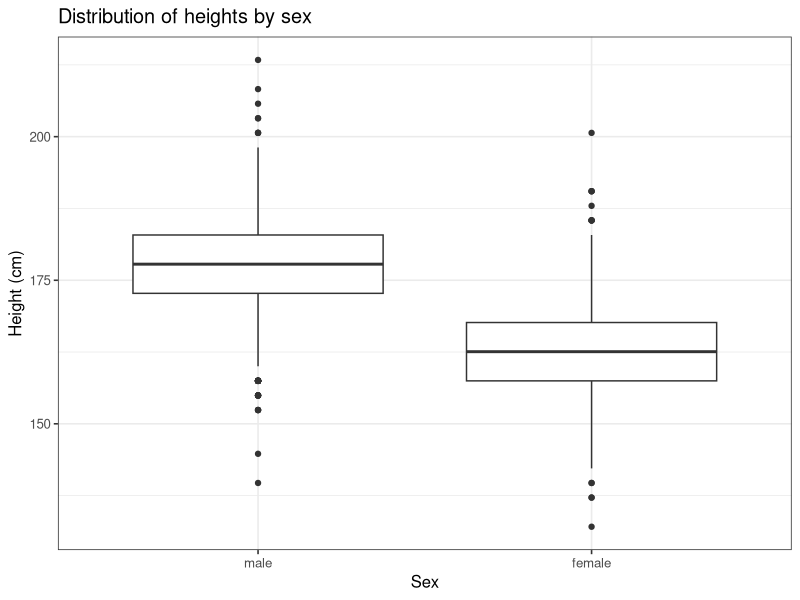
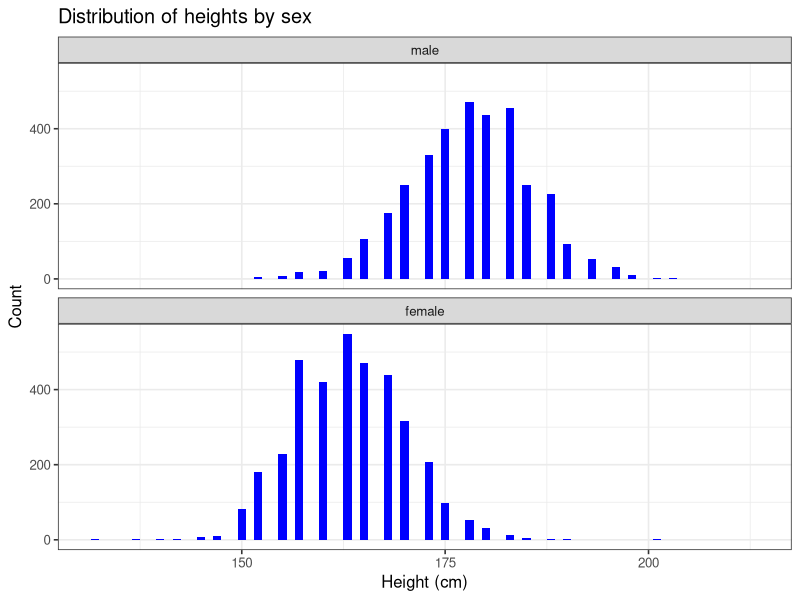
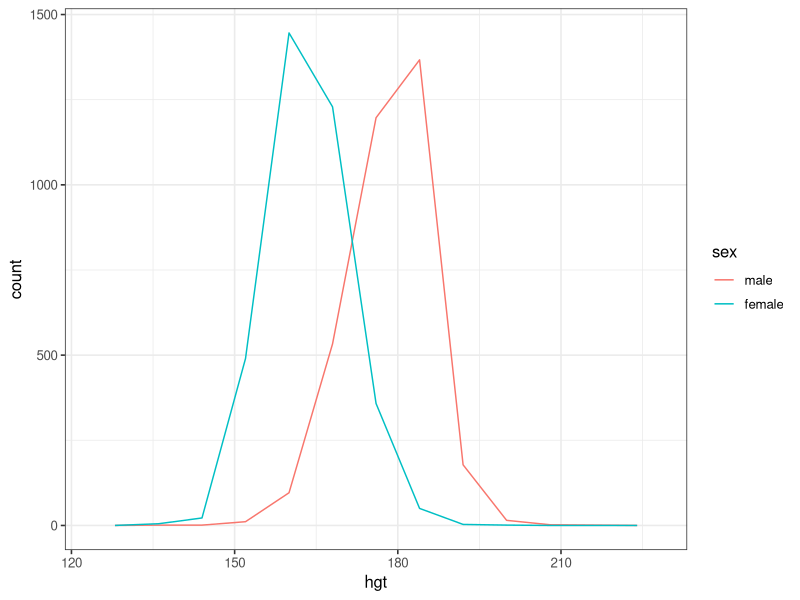
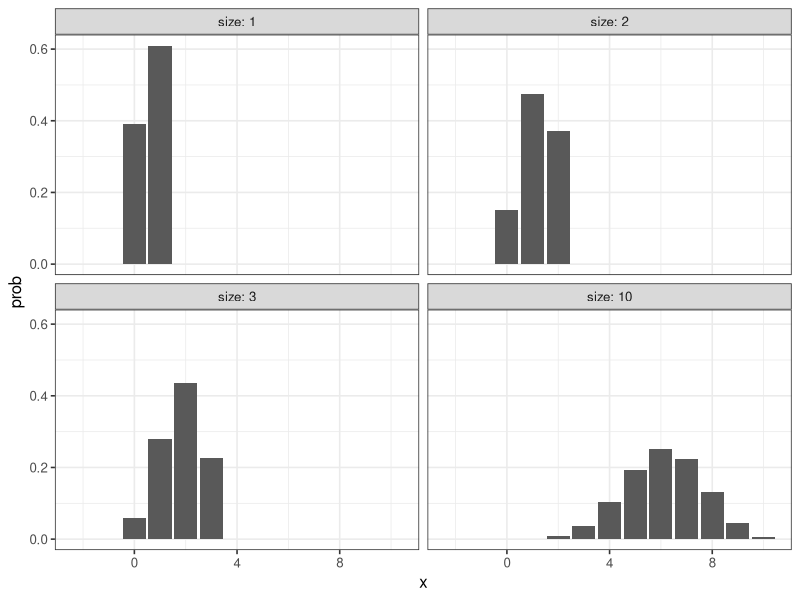
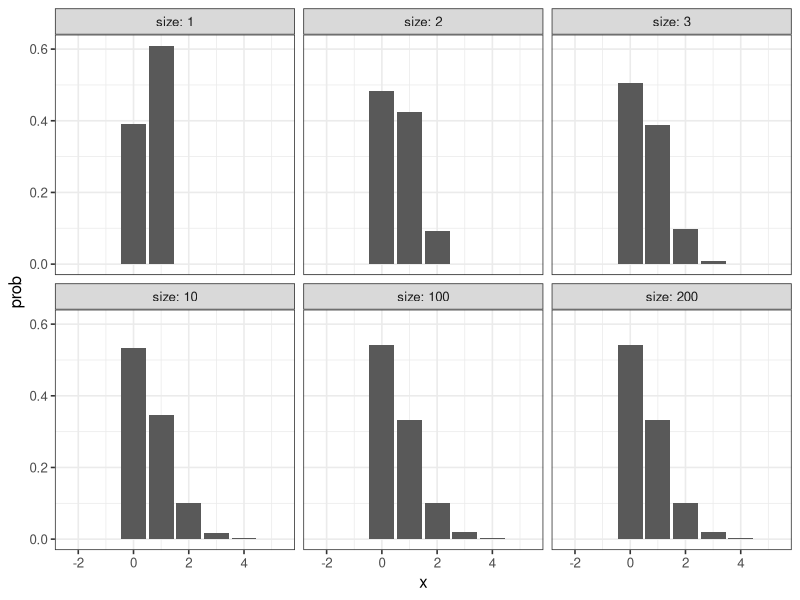
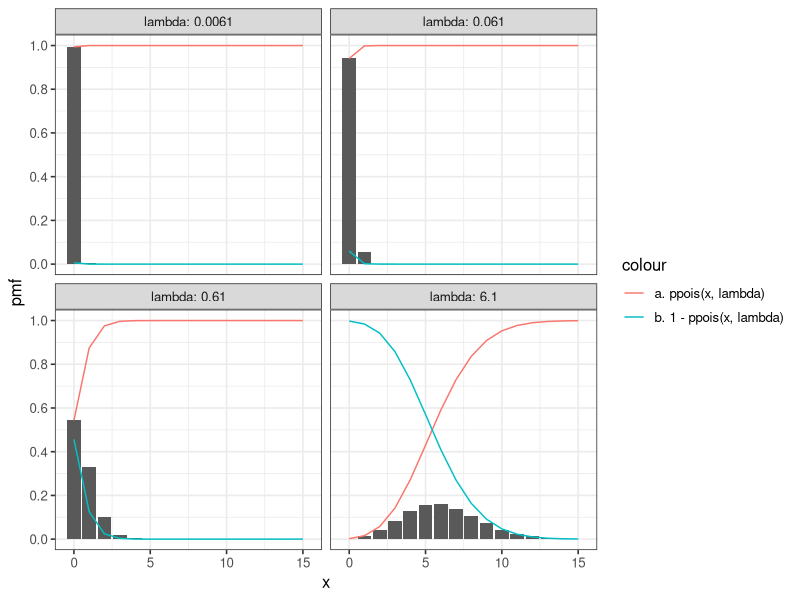
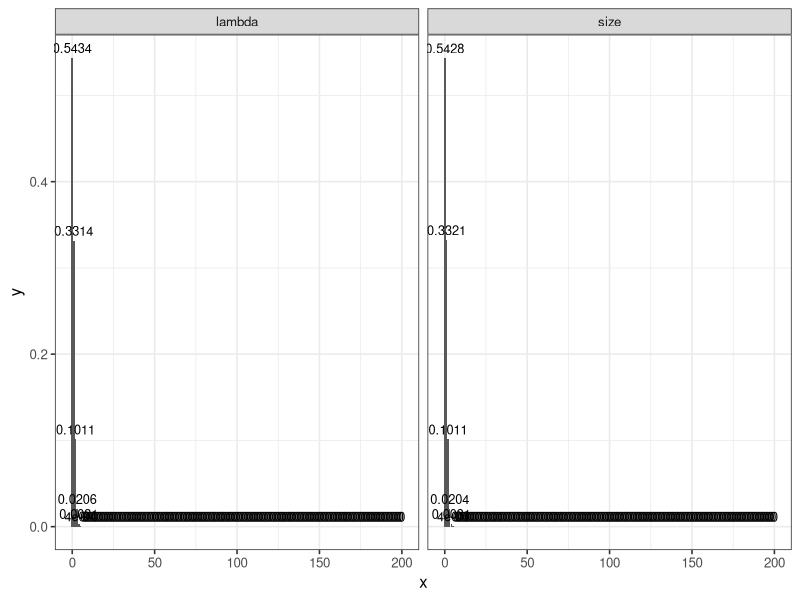
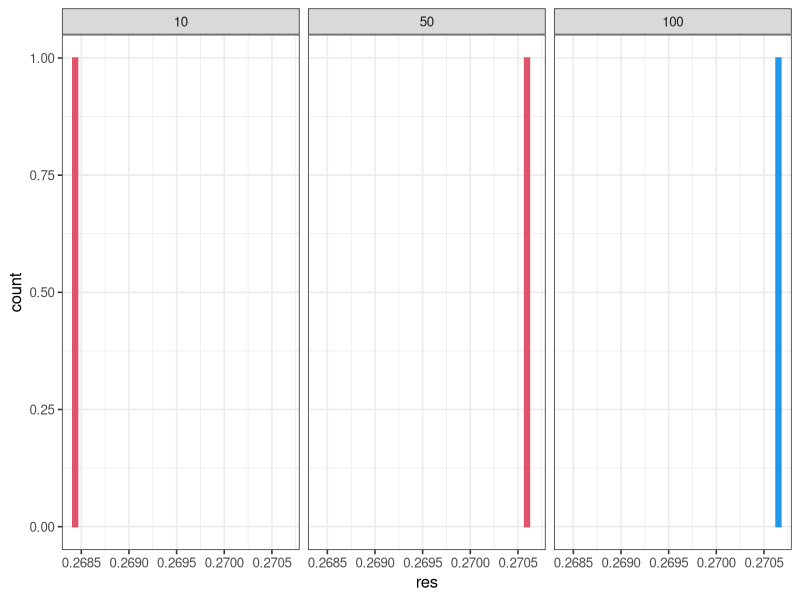

Recreate these plots in R, in order.
## ---- chunk 1
knitr::opts_chunk$set(echo = TRUE)

options(dplyr.summarise.inform = FALSE)
library(tidyverse)

# set theme used for plotting
theme_set(theme_bw(base_size = 12))

# Modelr package
library(modelr)

library(ggplot2)

## ---- chunk 2
# test
heights <- heights

heights
## ---- chunk 3
heights$hgt <- heights$height * 2.54

heights$wgt <- heights$weight * 0.45359237

heights
## ---- chunk 4
ggplot(heights, aes(x = sex, y = hgt)) + 
  geom_boxplot() +
  xlab("Sex") +
  ylab("Height (cm)") +
  ggtitle("Distribution of heights by sex")
## ---- chunk 5
ggplot(heights, aes(x = hgt)) +
  geom_histogram(binwidth = 1, fill = "blue") +
  facet_wrap(~ sex, ncol = 1) +
  xlab("Height (cm)") +
  ylab("Count") +
  ggtitle("Distribution of heights by sex")
## ---- chunk 6
#?heights
ggplot(heights, aes(x = hgt, color = sex, fill = sex)) +
  geom_freqpoly(binwidth = 8)
## ---- chunk 7
hgt_summary <- heights %>%
  group_by(sex) %>%
  summarize(
    hgt_mean = mean(hgt),
    hgt_sd = sd(hgt),
    counts = n()
)

hgt_summary
## ---- chunk 8
# Tøl frá https://en.wikipedia.org/wiki/Average_human_height_by_country
# Land brúk: Bretland
hgt_males   <- tibble(hgt = rnorm(3604, mean = 175, sd = 2.5), sex = "male")
hgt_females <- tibble(hgt = rnorm(3402, mean = 161.3, sd = 2.5), sex = "female")

hgt_sim <-
  rbind(
    hgt_males,
    hgt_females
  )

hgt_sim
## ---- chunk 9

## ---- chunk 10

## ---- chunk 11

## ---- chunk 12

## ---- chunk 13

## ---- chunk 14

## ---- chunk 15

## ---- chunk 16

## ---- chunk 17

## ---- chunk 18

## ---- chunk 19

## ---- chunk 20

## ---- chunk 21

## ---- chunk 22
x_values <- -2:10
prob <- 0.61
size <- c(1,2,3,10)

ndata <- NULL
for (i in size) {
  tb_data <- NULL
  tb_data <- tibble(
    x = x_values,
    size = i,
    prob = dbinom(x_values, size, prob)
  )
  ndata <- rbind(ndata, tb_data)
}

ggplot() +
  geom_bar(data=ndata, aes(x, prob), stat = "identity") +
  ylab("prob") +
  facet_wrap(~ size, labeller = label_both)
## ---- chunk 23
x_values <- -2:5
prob_value <- 0.61
size <- c(1,2,3,10,100,200)

ndata <- NULL
for (i in size) {
  tb_data <- NULL
  tb_data <- tibble(
    x = x_values,
    size = i,
    prob = prob_value/size,
    y = dbinom(x_values, size, prob)
  )
  ndata <- rbind(ndata, tb_data)
}

ggplot() +
  geom_bar(data=ndata, aes(x, y), stat = "identity") +
  ylab("prob") +
  facet_wrap(~ size, labeller = label_both)
## ---- chunk 24
x_values <- 0:15
lambda <- c(0.0061, 0.061, 0.61, 6.1)

pdata <- NULL
for (i in lambda) {
  tb_data <- NULL
  tb_data <- tibble(
    x = x_values,
    lambda = i,
    y = dpois(x,lambda),
    ppois = ppois(x,lambda),
    ppois_rtail = 1 - ppois(x,lambda)
    )
  
  pdata <- rbind(pdata, tb_data)
}

ggplot(data=pdata, ) +
  geom_bar(aes(x, y), stat = "identity") +
  # geom_bar(aes(x, y, fill = "dpois(x, lambda)"), stat = "identity") +
  geom_line(aes(x, ppois, colour = "a. ppois(x, lambda)")) +
  geom_line(aes(x, ppois_rtail, colour = "b. 1 - ppois(x, lambda)")) +
  scale_y_continuous(breaks = seq(0, 1, 0.2))+
  scale_x_continuous(breaks=seq(min(x_values), max(x_values), 5)) +
  ylab("pmf") +
  facet_wrap(~ lambda, labeller = label_both)

## ---- chunk 25
# Eg haldi at okkurt manglar her, label skal vera "hóskandi"


x_values <- 0:200
size <- 200
prob <- 0.61/size
lambda <- 0.61

data_bino <- tibble(
  x = x_values,
  y = dbinom(x_values, size, prob),
  label = "size"
)


data_pois <- tibble(
  x = x_values,
  y = dpois(x,lambda),
  label = "lambda"
)

data_bino
data_pois

data_bp <- rbind(data_bino, data_pois)
data_bp

## ---- chunk 26
ggplot(data = data_bp) +
  geom_bar(aes(x,y), stat = "identity") +
  geom_text(aes(x,y, label = round(y, 4)), vjust=-0.5, size = 3.25) +
  facet_wrap(~ label)
## ---- chunk 27

## ---- chunk 28
n = c(10, 50, 100)
data = tibble(x = 1, n = n, p = 2/n, res = dbinom(1, n, 2/n))
data
#data = tibble(dbinom(c(1, 1, 1), 100, 2/100), )
ggplot(data, aes(x = res)) +
  geom_bar(colour = n, fill = n) +
  facet_wrap(~ n)
  #facet_wrap()
#data

## ---- chunk 29
data_bino <- tibble(
  x = 0:10,
  y = c(dbinom(0:10, 10, 0.2)),
  label = rep("1. dbinom(x, 10, 0.2)", 11)
) %>%
  bind_rows(tibble(
    x = 0:10,
    y = c(dbinom(0:10, 50, 0.04)),
    label = rep("2. dbinom(x, 50, 0.04)", 11)
  )) %>%
  bind_rows(tibble(
    x = 0:10,
    y = c(dbinom(0:10, 100, 0.02)),
    label = rep("3. dbinom(x, 100, 0.02)", 11)
  ))

data_pois <- tibble(
  x = 0:10,
  y = dpois(0:10, 2),
  label = rep("4. dpois(x, 2)", 11)
)

data_bp <- bind_rows(data_bino, data_pois)

data_bp
## ---- chunk 30
library(ggplot2)

ggplot(data_bp, aes(x = x, y = y, fill = label)) +
  geom_bar(stat = "identity") +
  facet_wrap(~label, nrow = 2) +
  labs(x = "x", y = "Probability", fill = NULL)
## ---- chunk 31

## ---- chunk 32

## ---- chunk 33

## ---- chunk 34

## ---- chunk 35

## ---- chunk 36
